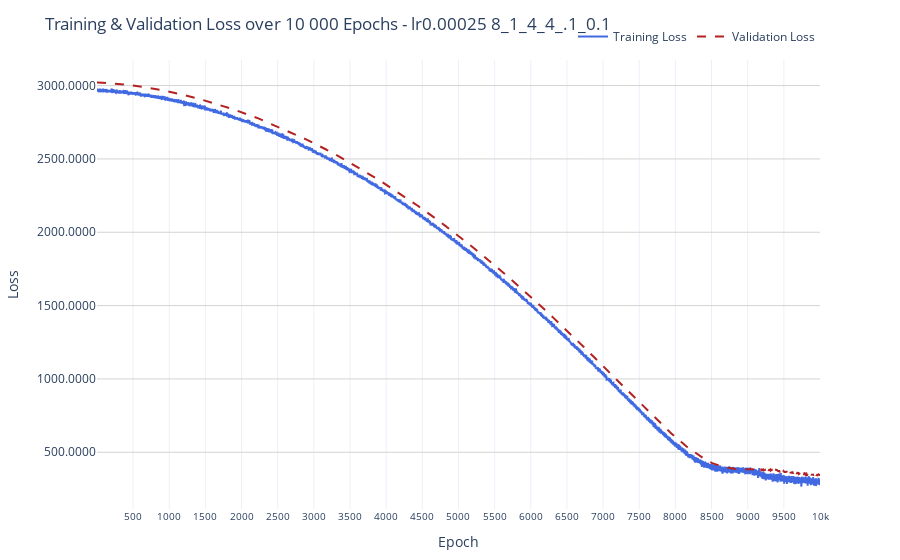

Notebook code cell kept with this figure:
### Code cell
import plotly.graph_objects as go

epochs = list(range(1, len(train_losses) + 1))

fig = go.Figure()

# Training loss trace
fig.add_trace(go.Scatter(
    x=epochs,
    y=train_losses,
    mode="lines",
    name="Training Loss",
    line=dict(color="royalblue", width=2)
))

# Validation loss trace
fig.add_trace(go.Scatter(
    x=epochs,
    y=val_losses,
    mode="lines",
    name="Validation Loss",
    line=dict(color="firebrick", width=2, dash="dash")
))

# Layout enhancements
fig.update_layout(
    title="Training & Validation Loss over 10 000 Epochs - lr0.00025 8_1_4_4_.1_0.1",
    xaxis_title="Epoch",
    yaxis_title="Loss",
    xaxis=dict(
        tickmode='array',
        tickvals=list(range(0, 10500, 500)),  # Show ticks every 100 epochs
        tickfont=dict(size=10)
    ),
    yaxis=dict(
        tickformat=".2e" if max(train_losses + val_losses) > 1e4 else ".4f",  # Dynamic formatting
        gridcolor="lightgray"
    ),
    legend=dict(
        orientation="h",
        yanchor="bottom",
        y=1.02,
        xanchor="right",
        x=1
    ),
    template="plotly_white",
    margin=dict(t=60, b=40)
)

fig.show()

### Figure 1 — Plotly figure (JSON) as saved in the notebook; plotly's stock layout.template omitted (floating-point values rounded to 4 significant figures; data arrays with more than 128 entries replaced by an {"elided": "..."} marker saying what was removed)
{"data": [{"line": {"color": "royalblue", "width": 2}, "mode": "lines", "name": "Training Loss", "type": "scatter", "x": {"elided": "10000 int values"}, "y": {"elided": "10000 float values"}}, {"line": {"color": "firebrick", "dash": "dash", "width": 2}, "mode": "lines", "name": "Validation Loss", "type": "scatter", "x": {"elided": "10000 int values"}, "y": {"elided": "10000 float values"}}], "layout": {"legend": {"orientation": "h", "x": 1, "xanchor": "right", "y": 1.02, "yanchor": "bottom"}, "margin": {"b": 40, "t": 60}, "title": {"text": "Training & Validation Loss over 10 000 Epochs - lr0.00025 8_1_4_4_.1_0.1"}, "xaxis": {"tickfont": {"size": 10}, "tickmode": "array", "tickvals": [0, 500, 1000, 1500, 2000, 2500, 3000, 3500, 4000, 4500, 5000, 5500, 6000, 6500, 7000, 7500, 8000, 8500, 9000, 9500, 10000], "title": {"text": "Epoch"}}, "yaxis": {"gridcolor": "lightgray", "tickformat": ".4f", "title": {"text": "Loss"}}}}
